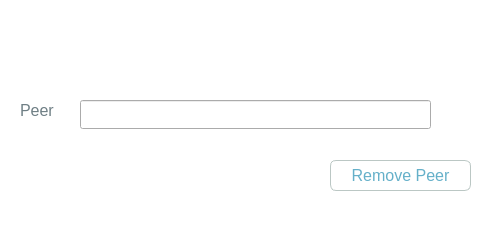
<?xml version="1.0" encoding="UTF-8"?>
<ui version="4.0">
 <class>DialogRemove</class>
 <widget class="QDialog" name="DialogRemove">
  <property name="geometry">
   <rect>
    <x>0</x>
    <y>0</y>
    <width>495</width>
    <height>225</height>
   </rect>
  </property>
  <property name="windowTitle">
   <string>Remove Peer</string>
  </property>
  <property name="styleSheet">
   <string notr="true">QDialog{
background-color: white;
}

QLabel{
color: #6F7F85;
}

QLineEdit{
font-size: 12pt;
color: #6F7F85;
selection-background-color:#65B0C9;
}

QPushButton:focus{
	border: none;
	outline: none;
}

</string>
  </property>
  <widget class="QLabel" name="label">
   <property name="geometry">
    <rect>
     <x>20</x>
     <y>90</y>
     <width>67</width>
     <height>41</height>
    </rect>
   </property>
   <property name="font">
    <font>
     <pointsize>12</pointsize>
    </font>
   </property>
   <property name="text">
    <string>Peer</string>
   </property>
  </widget>
  <widget class="QLineEdit" name="lineEdit">
   <property name="geometry">
    <rect>
     <x>80</x>
     <y>100</y>
     <width>351</width>
     <height>29</height>
    </rect>
   </property>
   <property name="font">
    <font>
     <pointsize>12</pointsize>
    </font>
   </property>
   <property name="styleSheet">
    <string notr="true"/>
   </property>
   <property name="readOnly">
    <bool>true</bool>
   </property>
   <property name="clearButtonEnabled">
    <bool>false</bool>
   </property>
  </widget>
  <widget class="QPushButton" name="pushButton">
   <property name="geometry">
    <rect>
     <x>330</x>
     <y>160</y>
     <width>141</width>
     <height>31</height>
    </rect>
   </property>
   <property name="font">
    <font>
     <pointsize>12</pointsize>
    </font>
   </property>
   <property name="styleSheet">
    <string notr="true">QPushButton{
color: #65B0C9;
background-color: white;
border-radius:6px;
border:1px solid #BBC7C4;
font-family:Ubuntu;
font-size:12pt;
}

QPushButton::hover{
color: white;
background-color: #65B0C9;
border-radius:6px;
border:1px solid #BBC7C4;
font-family:Ubuntu;
font-size:12pt;
}</string>
   </property>
   <property name="text">
    <string>Remove Peer</string>
   </property>
  </widget>
 </widget>
 <resources/>
 <connections/>
</ui>
